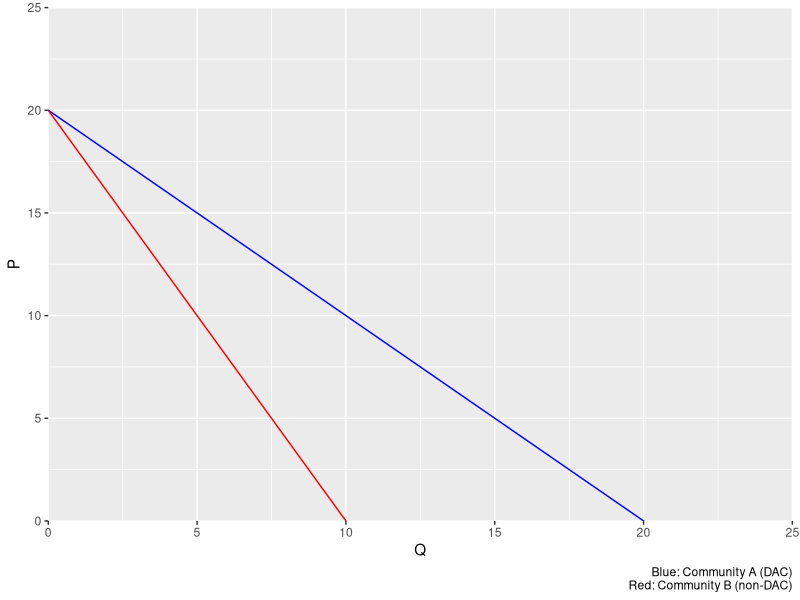

Here is the R script that generated this plot:
## ---- chunk 1
knitr::opts_chunk$set(echo = TRUE)

library(tidyverse)
## ---- chunk 2
# Community A

ggplot() +
  geom_abline(aes(intercept = 20,
                  slope = -1),
              color = "blue") +
  geom_abline(aes(intercept = 20,
                  slope = -2),
              color = "red") +
  labs(x = "Q",
       y = "P",
       caption = "Blue: Community A (DAC)\nRed: Community B (non-DAC)") +
  scale_x_continuous(limits = c(0, 25),
                     expand = c(0,0)) +
  scale_y_continuous(limits = c(0, 25),
                     expand = c(0,0))


